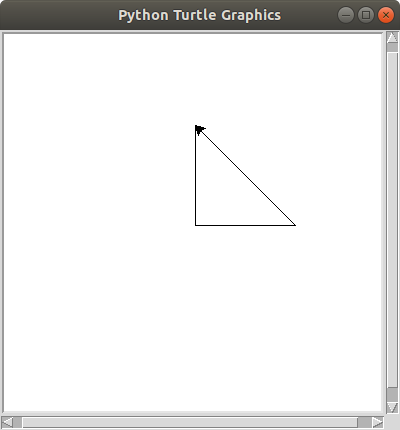

Python code for this plot:
from turtle import *
import math

setup(400,400,200,200)
screensize(400,400)

right(90)
penup()
backward(100)
pendown()
forward(100)
left(90)
forward(100)
left(135)
h = math.sqrt(100*100*2)
print(h)
forward(h)
done()
